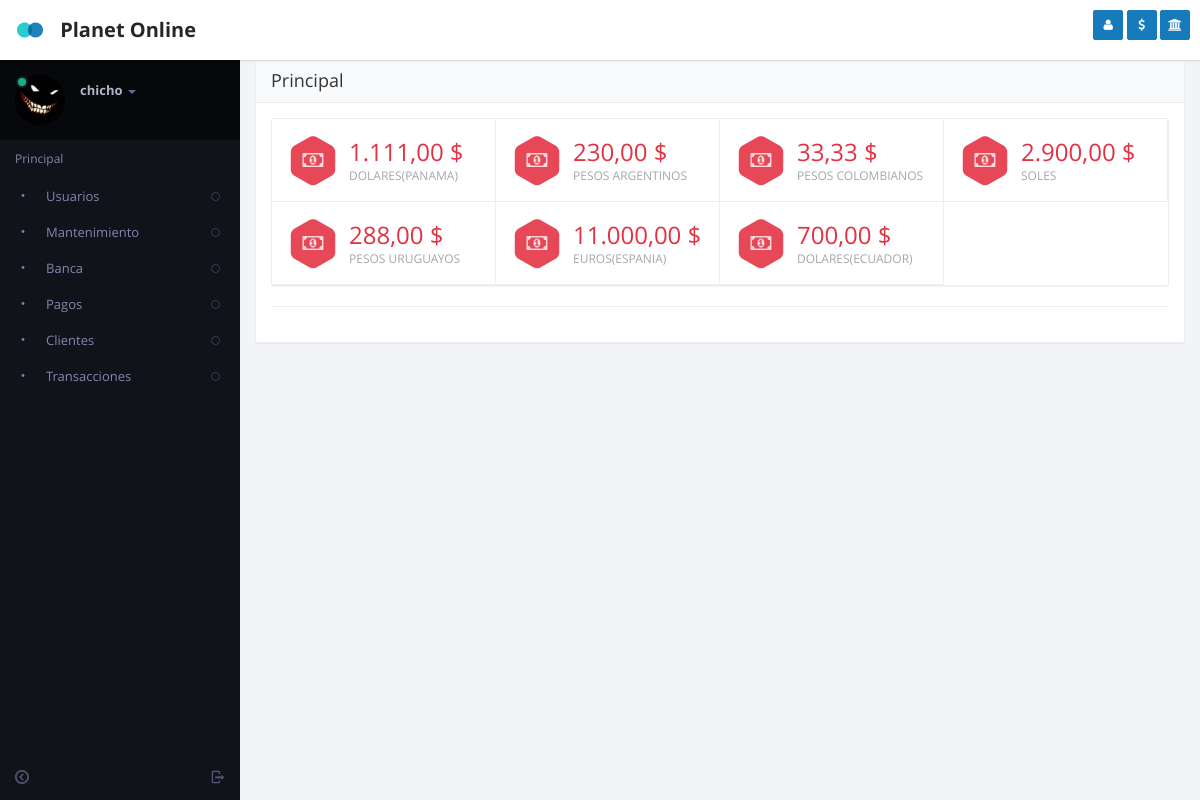
Screenshot of /update_cost_currently.php (signed in) with the database file from the repository.
### tables this page shows
CREATE TABLE `users` (
  `id` int(11) NOT NULL,
  `user` varchar(50) NOT NULL,
  `name` varchar(50) NOT NULL,
  `last_name` varchar(50) NOT NULL,
  `id_roll_user` int(11) NOT NULL,
  `password` varchar(50) NOT NULL,
  `image` varchar(250) NOT NULL,
  `stat` int(11) NOT NULL,
  `location` int(11) NOT NULL,
  `create_date` datetime NOT NULL DEFAULT CURRENT_TIMESTAMP,
  `email` varchar(100) NOT NULL,
  `id_user_reg` int(11) NOT NULL,
  `credit` decimal(11,2) NOT NULL,
  `referred` int(11) NOT NULL
);

CREATE TABLE `type_coin` (
  `id` int(11) NOT NULL,
  `name` varchar(50) NOT NULL,
  `stat` int(11) NOT NULL
);

### include/defs.php (called while the page is built, shortened)
<?php
	function MySQLQuery($query)
	{
		$success= mysql_db_query($GLOBALS["DB_DBName"], $query);
		return $success;
	}
	function GetRecord($strTable, $strCriteria)
	{
		$strQuery = "select * from $strTable ";
		if(!empty($strCriteria))
			$strQuery .= "where $strCriteria;";
		$nResult = MySQLQuery($strQuery);
		return mysql_fetch_array($nResult,MYSQL_ASSOC);
	}
	function GetRecords($sql)
	{
		$check=MySQLQuery($sql);
		$return=array();
		$i=0;
		while ($row = mysql_fetch_array($check))
		 {
			$return[$i]=$row;
			$i++;
		}
		return $return;
	}
?>

### update_cost_currently.php (the view, shortened to what this page needs)
<?php
  include("include/defs.php");
  include("header.php");
 ?>
 <section id="content">
         <section class="vbox">
           <section class="scrollable padder">
             <section class="panel panel-default">
               <header class="panel-heading">
                  <span class="h4">Principal</span>
               </header>
               <div class="panel-body">
                 <div class="row">
                  <div class="col-sm-12">
                    <div class="panel b-a">
                      <div class="row m-n">
                        <?php $taza = GetRecords("select
                                                    name,
                                                    id,
                                                    (select
                                                        value_bolivar
                                                    from
                                                    value_coin
                                                    where
                                                    id_type_coin = tc.id
                                                    and
                                                    id = (select max(id) from value_coin where id_type_coin = tc.id)) as value_bolivar
                                                from
                                                type_coin tc"); ?>
                        <?php foreach ($taza as $key => $value) { ?>
                        <div class="col-md-3 b-b b-r">
                          <a href="modal-udate-coin.php?id_type_coin=<?php echo $value['id']; ?>" data-toggle="ajaxModal" class="block padder-v hover">
                            <span class="i-s i-s-2x pull-left m-r-sm">
                              <i class="i i-hexagon2 i-s-base text-danger-lt hover-rotate"></i>
                              <i class="fa fa-money i-sm text-white"></i>
                            </span>
                            <span class="clear">
                              <span class="h3 block m-t-xs text-danger"><?php echo number_format($value['value_bolivar'], 2, ',', '.'); ?> $</span>
                              <small class="text-muted text-u-c"><?php echo $value['name']; ?></small>
                            </span>
                          </a>
                        </div>
                        <?php } ?>
                      </div>
                    </div>
                    <hr>
                  </div>
                </div>
               </div>
             </section>
           </section>
       </section>
   </section>
<?php  include("footer.php"); ?>

### left-nav.php (shortened to what this page needs)
    <aside class="bg-black aside-md hidden-print hidden-xs" id="nav">
      <section class="vbox">
        <section class="w-f scrollable">
          <div class="slim-scroll" data-height="auto" data-disable-fade-out="true" data-distance="0" data-size="10px" data-railOpacity="0.2">
            <div class="clearfix wrapper dk nav-user hidden-xs">
              <div class="dropdown">
                <a href="#" class="dropdown-toggle" data-toggle="dropdown">
                  <span class="thumb avatar pull-left m-r">
                    <?php
                      $getuserDetail = GetRecord("users", "id =".$_SESSION['USER_ID']);
                      if(isset($getuserDetail['image']) && $getuserDetail['image'] != '')
                        $uimage = $getuserDetail['image'];
                      else
                        $uimage = "images/p0.jpg";
                    ?>
                    <img src="<?php echo $uimage;?>" class="dker" alt="...">
                    <i class="on md b-black"></i>
                  </span>
                  <span class="hidden-nav-xs clear">
                    <span class="block m-t-xs">
                      <strong class="font-bold text-lt"><?php echo $_SESSION['USER_NAME']?></strong>
                      <b class="caret"></b>
                    </span>
                  </span>
                </a>
              </div>
            </div>
            <nav class="nav-primary hidden-xs">
              <div class="text-muted text-sm hidden-nav-xs padder m-t-sm m-b-sm"><a href="main.php">Principal</a></div>
              <ul class="nav nav-main" data-ride="collapse">
                <?php if($_SESSION['USER_ROLE'] == 1) : ?>
                <li <?php if(isset($userclass)) echo $userclass;?>>
                  <a href="#" class="auto">
                    <span class="pull-right text-muted">
                      <i class="i i-circle-sm-o text"></i>
                    </span>
                    <i class="i i-dot"></i>
                    <span>Usuarios</span>
                  </a>
                </li>
                <li <?php if(isset($mantenimientoclass)) echo $mantenimientoclass;?>>
                  <a href="#" class="auto">
                    <span class="pull-right text-muted">
                      <i class="i i-circle-sm-o text"></i>
                    </span>
                    <i class="i i-dot"></i>
                    <span>Mantenimiento</span>
                  </a>
                </li>
                <li <?php if(isset($bankclass)) echo $bankclass;?>>
                  <a href="#" class="auto">
                    <span class="pull-right text-muted">
                      <i class="i i-circle-sm-o text"></i>
                    </span>
                    <i class="i i-dot"></i>
                    <span>Banca</span>
                  </a>
                </li>
                <li <?php if(isset($pay)) echo $pay;?>>
                  <a href="#" class="auto">
                    <span class="pull-right text-muted">
                      <i class="i i-circle-sm-o text"></i>
                    </span>
                    <i class="i i-dot"></i>
                    <span>Pagos</span>
                  </a>
                </li>
                <?php endif;?>
                <li <?php if(isset($custclass)) echo $custclass;?>>
                  <a href="#" class="auto">
                    <span class="pull-right text-muted">
                      <i class="i i-circle-sm-o text"></i>
                    </span>
                    <i class="i i-dot"></i>
                    <span>Clientes</span>
                  </a>
                </li>
                <li <?php if(isset($transaction)) echo $transaction;?>>
                  <a href="#" class="auto">
                    <span class="pull-right text-muted">
                      <i class="i i-circle-sm-o text"></i>
                    </span>
                    <i class="i i-dot"></i>
                    <span>Transacciones</span>
                  </a>
                </li>
          </ul>
        </nav>
      </div>
    </section>
    <footer class="footer hidden-xs no-padder text-center-nav-xs">
      <a href="modal.lockme.html" data-toggle="ajaxModal" class="btn btn-icon icon-muted btn-inactive pull-right m-l-xs m-r-xs hidden-nav-xs">
        <i class="i i-logout"></i>
      </a>
      <a href="#nav" data-toggle="class:nav-xs" class="btn btn-icon icon-muted btn-inactive m-l-xs m-r-xs">
        <i class="i i-circleleft text"></i>
      </a>
    </footer>
  </section>
</aside>

### rows the page displays
users: image (picture)
type_coin: value_bolivar "1.111,00", name "DOLARES(PANAMA)"
type_coin: value_bolivar "230,00", name "PESOS ARGENTINOS"
type_coin: value_bolivar "33,33", name "PESOS COLOMBIANOS"
type_coin: value_bolivar "2.900,00", name "SOLES"
type_coin: value_bolivar "288,00", name "PESOS URUGUAYOS"
type_coin: value_bolivar "11.000,00", name "EUROS(ESPANIA)"
type_coin: value_bolivar "700,00", name "DOLARES(ECUADOR)"

### other values shown
$_SESSION['USER_NAME'] "chicho"
